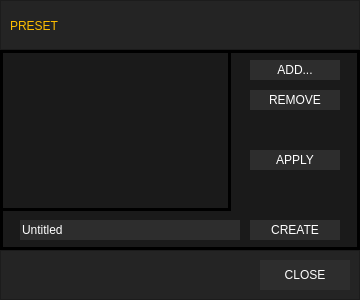
<?xml version="1.0" encoding="UTF-8"?>
<ui version="4.0">
 <class>Dialog</class>
 <widget class="QDialog" name="Dialog">
  <property name="geometry">
   <rect>
    <x>0</x>
    <y>0</y>
    <width>360</width>
    <height>300</height>
   </rect>
  </property>
  <property name="windowTitle">
   <string>Dialog</string>
  </property>
  <property name="styleSheet">
   <string notr="true">background-color: #1a1a1a;
color: #ffffff;</string>
  </property>
  <widget class="QFrame" name="frame">
   <property name="geometry">
    <rect>
     <x>0</x>
     <y>0</y>
     <width>360</width>
     <height>50</height>
    </rect>
   </property>
   <property name="font">
    <font>
     <family>Lato</family>
     <weight>75</weight>
     <italic>false</italic>
     <bold>true</bold>
    </font>
   </property>
   <property name="styleSheet">
    <string notr="true">background:#242424</string>
   </property>
   <property name="frameShape">
    <enum>QFrame::StyledPanel</enum>
   </property>
   <property name="frameShadow">
    <enum>QFrame::Raised</enum>
   </property>
   <widget class="QLabel" name="label">
    <property name="geometry">
     <rect>
      <x>10</x>
      <y>10</y>
      <width>161</width>
      <height>31</height>
     </rect>
    </property>
    <property name="styleSheet">
     <string notr="true">color: #ffbe00;
font: 23px &quot;Lato&quot;;</string>
    </property>
    <property name="text">
     <string>PRESET</string>
    </property>
   </widget>
  </widget>
  <widget class="QFrame" name="frame_3">
   <property name="geometry">
    <rect>
     <x>0</x>
     <y>50</y>
     <width>360</width>
     <height>200</height>
    </rect>
   </property>
   <property name="styleSheet">
    <string notr="true">QFrame{
	background:transparent;
	border: 3px solid #000000;
}
QComboBox{
	background: #2d2d2d;
	border: none;
	font: bold 15px &quot;Lato&quot;
}
QComboBox::drop-down{
	border: none;
}
QComboBox::down-arrow{
	image: url(images/down_button.png);
	width: 13px;
}
QPushButton {
    border: none;
	color: #ffffff;
    background: #2d2d2d;
	font: 13px &quot;Lato Black&quot;
}
QRadioButton{
	background: none;
	color: #7f7f7f;
	font: bold 15px &quot;Lato&quot;;
}
QRadioButton:Checked{
	color: #ffbe00;
}
QLabel{
	background:transparent;
	border: none;
	color: #dddddd;
	font: 18px &quot;Lato&quot;;
}</string>
   </property>
   <property name="frameShape">
    <enum>QFrame::StyledPanel</enum>
   </property>
   <property name="frameShadow">
    <enum>QFrame::Raised</enum>
   </property>
   <widget class="QPushButton" name="preset_add">
    <property name="geometry">
     <rect>
      <x>250</x>
      <y>10</y>
      <width>90</width>
      <height>20</height>
     </rect>
    </property>
    <property name="styleSheet">
     <string notr="true"/>
    </property>
    <property name="text">
     <string>ADD...</string>
    </property>
   </widget>
   <widget class="QPushButton" name="preset_create">
    <property name="geometry">
     <rect>
      <x>250</x>
      <y>170</y>
      <width>90</width>
      <height>20</height>
     </rect>
    </property>
    <property name="text">
     <string>CREATE</string>
    </property>
   </widget>
   <widget class="QListWidget" name="preset_box">
    <property name="geometry">
     <rect>
      <x>0</x>
      <y>0</y>
      <width>231</width>
      <height>161</height>
     </rect>
    </property>
    <property name="styleSheet">
     <string notr="true">QListView{
	background: transparent;
	border: 3px solid #000000;
	font: 15px &quot;Lato&quot;
}
QScrollBar{
	width: 10px;
	background: #252525;
	border:none;
	margin: 0px 0px 0px 0px;
}
QScrollBar::handle{
	background: #1a1a1a;
}
QScrollBar::add-line, QScrollBar::sub-line{
	border:none;
	background: none;
}
QScrollBar::add-page, QScrollBar::sub-page{
	border:none;
	background: none;
}</string>
    </property>
   </widget>
   <widget class="QPushButton" name="preset_remove">
    <property name="geometry">
     <rect>
      <x>250</x>
      <y>40</y>
      <width>90</width>
      <height>20</height>
     </rect>
    </property>
    <property name="text">
     <string>REMOVE</string>
    </property>
   </widget>
   <widget class="QLineEdit" name="preset_name">
    <property name="geometry">
     <rect>
      <x>20</x>
      <y>170</y>
      <width>220</width>
      <height>20</height>
     </rect>
    </property>
    <property name="styleSheet">
     <string notr="true">QLineEdit{
	background: #2d2d2d;
	border: none;
	color: #ffffff;
}</string>
    </property>
    <property name="text">
     <string>Untitled</string>
    </property>
   </widget>
   <widget class="QPushButton" name="preset_apply">
    <property name="geometry">
     <rect>
      <x>250</x>
      <y>100</y>
      <width>90</width>
      <height>20</height>
     </rect>
    </property>
    <property name="styleSheet">
     <string notr="true">background:#2d2d2d;
border:none;</string>
    </property>
    <property name="text">
     <string>APPLY</string>
    </property>
   </widget>
  </widget>
  <widget class="QFrame" name="frame_2">
   <property name="geometry">
    <rect>
     <x>0</x>
     <y>250</y>
     <width>360</width>
     <height>50</height>
    </rect>
   </property>
   <property name="styleSheet">
    <string notr="true">background:#242424;
font: 15px &quot;Lato Black&quot;</string>
   </property>
   <property name="frameShape">
    <enum>QFrame::StyledPanel</enum>
   </property>
   <property name="frameShadow">
    <enum>QFrame::Raised</enum>
   </property>
   <widget class="QPushButton" name="close_button">
    <property name="geometry">
     <rect>
      <x>260</x>
      <y>10</y>
      <width>90</width>
      <height>30</height>
     </rect>
    </property>
    <property name="styleSheet">
     <string notr="true">background:#2d2d2d;
border:none;</string>
    </property>
    <property name="text">
     <string>CLOSE</string>
    </property>
   </widget>
  </widget>
 </widget>
 <resources/>
 <connections/>
</ui>
